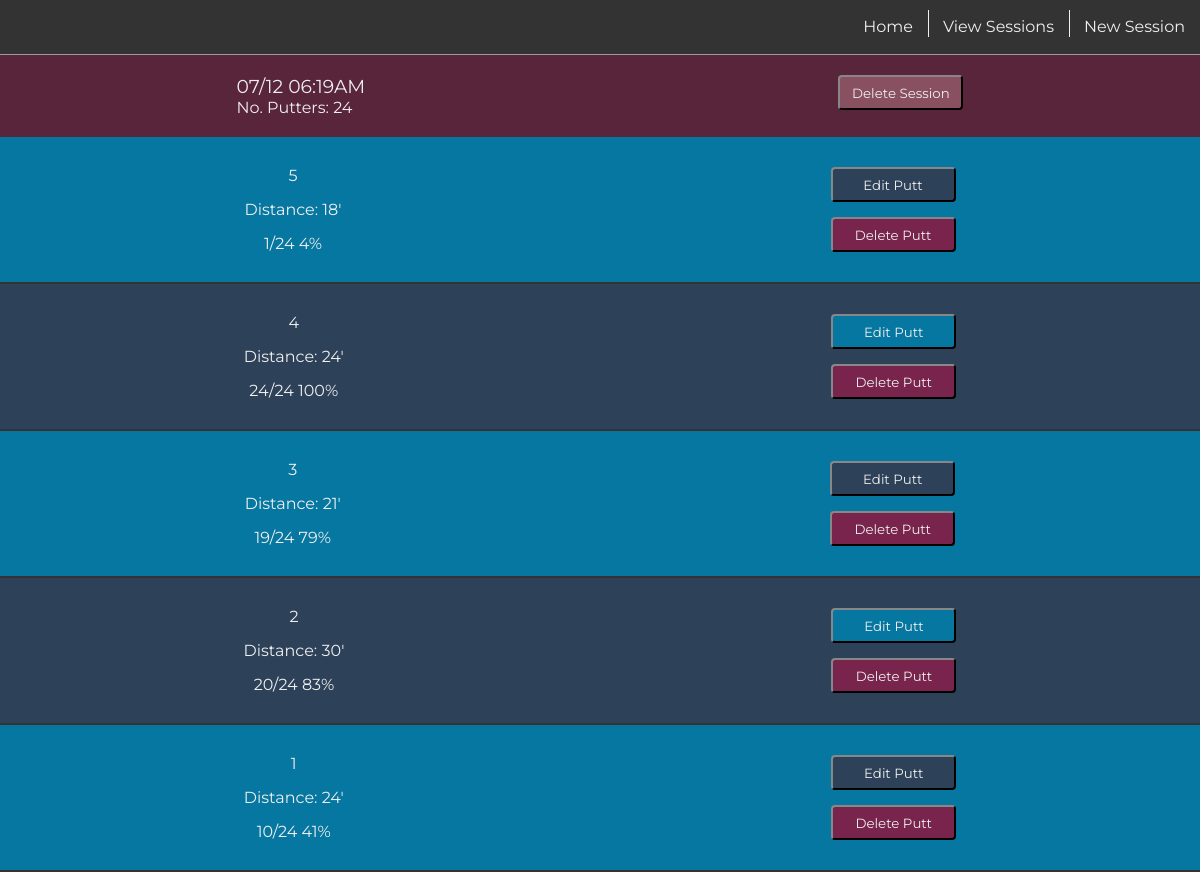
Screenshot of /puttsesh/view/17 (signed in) with the database file from the repository.
### model.py (models this page shows)
class PuttSesh(Model):
    user = ForeignKeyField(User, field=User.username, on_delete='CASCADE')
    date = DateTimeField()
    no_putters = IntegerField()
    class Meta:
        database = db

class Putt(Model):
    putt_sesh = ForeignKeyField(PuttSesh, on_delete='CASCADE')
    putts_made = IntegerField()
    distance = IntegerField()
    class Meta:
        database = db

### main.py (the view, shortened to what this page needs)
@app.route('/puttsesh/view/<sesh_id>', methods=['GET', 'POST'])
@login_required
def view_puttsesh_single(sesh_id):
    single_session = PuttSesh.select().where(PuttSesh.id == sesh_id).get()
    associated_putts = Putt.select().where(Putt.putt_sesh == single_session)
    return render_template('view_puttsesh_single.jinja2',
                           single_session=single_session,
                           putts=associated_putts)

### main.py (called while the page is built)
def login_required(f):
    @wraps(f)
    def wrap(*args, **kwargs):
        if 'logged_in_user' in session:
            return f(*args, **kwargs)
        else:
            return redirect(url_for('login'))
    return wrap

### templates/view_puttsesh_single.jinja2 (shortened to what this page needs)
{% extends "base.jinja2" %}
{% block content %}
<div class='outer-container puttsesh-container'>
    <div class='view-single-header-container'>
        <div>
            <h3>{{ single_session.date.strftime('%m/%d %I:%M%p') }}</h3>
            <p>No. Putters:
                <span class='no_putters'>{{ single_session.no_putters }}</span>
            </p>
        </div>
        {% if session.get('current_sesh_id') != single_session.id %}
            <div puttsesh-id="{{ single_session.id }}">
                <button class="delete-session-button delete-button">Delete Session</button>
            </div>
        {% endif %}
    </div>
    <div class='putts-container'>
        {% for num in range((putts|length) - 1, -1, -1) %}
            <div class='single-putt-container'>
                <div class='single-putt-info'>
                    <p>{{ num + 1 }}
                    <p>Distance: {{ putts[num].distance }}'</p>
                    <p><span class='putts-made-{{putts[num].id}}'>{{ putts[num].putts_made }}</span>/{{ single_session.no_putters}}
                        {{ ((putts[num].putts_made / single_session.no_putters) * 100) | int }}%
                </div>
                <div class='edit-delete-container'>
                    <div class='putt-edit-container' puttsesh-id="{{ single_session.id }}" putt-id="{{ putts[num].id }}">
                        <button class='edit-button'>Edit Putt</button>
                    </div>
                    <div class='putt-delete-container' puttsesh-id="{{ single_session.id }}" putt-id="{{ putts[num].id }}">
                        <button class="delete-button">Delete Putt</button>
                    </div>
                </div>
            </div>
        {% endfor %}
    </div>
</div>
{% endblock content %}

### static/css/main.css (style rules this page uses)
:root { --main-box-shadow: 1px 1px 3px 0px rgba(51, 51, 51, 0.15); --white-font: #efefef; --dark-grey-font: #333; --grey-font: #666; --light-grey-font: #ddd; --first-color: #59253a; --second-color: #78244c; --third-color: #895061; --fourth-color: #0677a1; --fifth-color: #2d4159; --transition-time: 300ms; --header-padding: 20px 0; --header-left-margin: 0 0 0 8.25vw; }
* { box-sizing: border-box; color: var(--white-font); font-family: 'Montserrat'; font-weight: normal; margin: 0; padding: 0; }
body { background: var(--dark-grey-font); }
.outer-container { align-items: center; display: flex; flex-direction: column; }
.puttsesh-container, .new-puttsesh-container { align-items: center; display: flex; flex-direction: column; }
.view-single-header-container { background: var(--first-color); display: flex; justify-content: space-around; padding: var(--header-padding); width: 100%; }
.putts-container { width: 100% }
.single-putt-container { align-items: center; background: var(--fourth-color); border-bottom: solid 2px var(--dark-grey-font); display: flex; justify-content: space-around; padding: 15px 0; transition: 300ms; width: 100%; }
.single-putt-container:nth-child(even) { background: var(--fifth-color); }
.single-putt-info { text-align: center; }
.single-putt-info p { margin: 5px 0; padding: 5px 0; }
.putt-edit-container, .putt-delete-container { margin: 15px 0; }
.delete-button, .edit-button, .delete-session-button { background: var(--second-color); border-radius: 4px; border: outset 2px var(--dark-grey-font); color: var(--white-font); height: 35px; padding: 5px 10px; text-decoration: none; transition: var(--transition-time); width: 125px; }
.delete-session-button { background: var(--third-color); }
.edit-button { background: var(--fifth-color); }
.single-putt-container:nth-child(even) .edit-button { background: var(--fourth-color); }

### rows the page displays
PuttSesh: date "07/12 06:19AM", no_putters "24", no_putters "24" "24" "24" "24" "24"
Putt: distance "18", putts_made "1", putts_made.no_putters "4"
Putt: distance "24", putts_made "24", putts_made.no_putters "100"
Putt: distance "21", putts_made "19", putts_made.no_putters "79"
Putt: distance "30", putts_made "20", putts_made.no_putters "83"
Putt: distance "24", putts_made "10", putts_made.no_putters "41"

### other values shown
{{ num + 1 }} "5" "4" "3" "2" "1"
